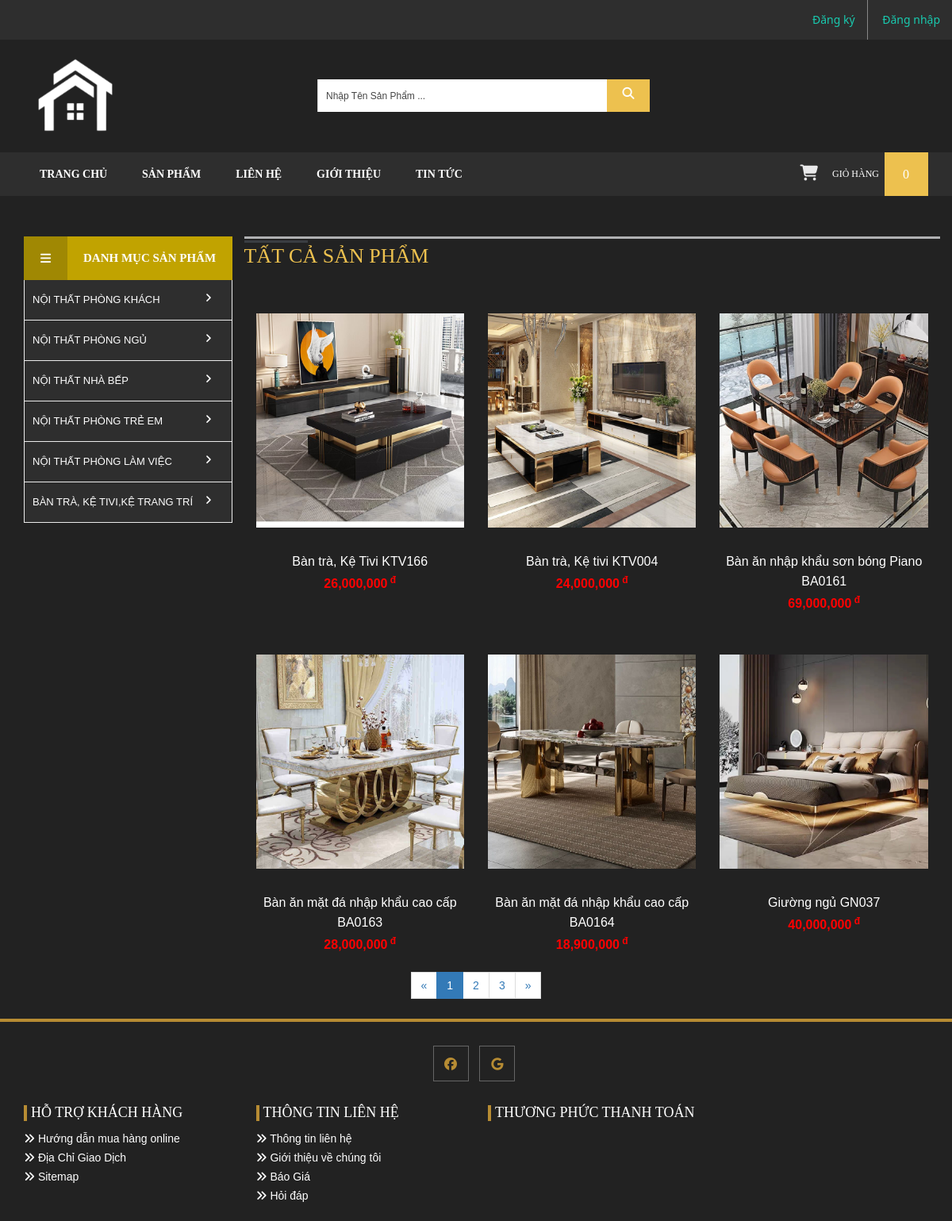
The page /product.php on the database its author committed.
### tables this page shows
CREATE TABLE `category` (
  `id` int(11) NOT NULL,
  `name` varchar(100) DEFAULT NULL,
  `parent` int(11) DEFAULT 0,
  `status` tinyint(1) DEFAULT 1
);

CREATE TABLE `product` (
  `id` int(11) NOT NULL,
  `category_id` int(11) DEFAULT NULL,
  `name` varchar(200) DEFAULT NULL,
  `image` varchar(200) DEFAULT NULL,
  `content` text DEFAULT NULL,
  `price` float DEFAULT 0,
  `sale_price` float DEFAULT 0,
  `created` datetime DEFAULT current_timestamp(),
  `status` tinyint(1) DEFAULT 1
);

### sql/card.funcion.php (called while the page is built, shortened)
<?php
 function tong_so_luong(){
 	$tong = 0;
 	$gio_hang = isset($_SESSION['gio-hang']) ? $_SESSION['gio-hang'] : [];
   return $tong;
}
 ?>

### product.php (the view, shortened to what this page needs)
<?php include'header.php'; ?>
            <section class="main-content-section">
                <div class="container">
                    <div class="row">
                        <?php include('left.php'); ?>
                    <?php
                    $qr =  mysqli_query($conn,"SELECT * FROM product Where status = 1 ORDER BY created DESC ");
                    $total = mysqli_num_rows($qr);
                    $show = 6;
                    $total_page = ceil($total/$show);
                    $pageht = isset($_GET['page']) ? $_GET['page'] : 1;
                     $start = ($pageht-1)*$show;
                    $next = $pageht <  $total_page ?  $pageht +1 : $total_page;
                    $prev = $pageht >  1 ?  $pageht - 1 :1;
                  $newProduct =mysqli_query($conn,"SELECT * FROM product Where status = 1 ORDER BY created DESC LIMIT $start, $show");
                     ?>
                        <div class="col-lg-9 col-md-9 col-sm-9 col-xs-12" >
                                <div class="row">
                                    <div class="left-title-area">
                                <h2 class="left-title">Tất Cả Sản Phẩm</h2>
                            </div>
                            <?php foreach ($newProduct as $pronp) {
                                                            ?>
                        <div class="col-lg-4 col-md-4 col-sm-6 col-xs-12 laster-shop-item" >
                            <div class="laster-thumb">
                                <img src="uploads/<?php echo $pronp['image'] ?>">
                                <span class="tz-shop-meta">
                                </span>
                            </div>
                            <h6><a href=""><?php echo $pronp['name']; ?></a></h6>
                            <small style="color: red"><?php echo number_format($pronp['price']);  ?><sup> đ</sup> </small>
                        </div>
                        <?php  } ?>
                    </div>
                </div>
                </div>
            </div>
            <div class="chantrang" align="center">
                <ul class="pagination">
                <li><a href="?page=<?php echo $prev; ?>">&laquo;</a></li>
                <?php for ($i = 1; $i <= $total_page; $i++) :
                    $class_active = ($i == $pageht) ? ' class="active"' : '';
                 ?>
                <li <?php echo $class_active; ?>><a href="?page=<?php echo $i; ?>"><?php echo $i; ?></a></li>
                <?php endfor ?>
                <li><a href="?page=<?php echo $next; ?>">&raquo;</a></li>
            </ul>
            </div>
    </section>
<?php include'footer.php'; ?>

### header.php (shortened to what this page needs)
<?php
include'sql/card.funcion.php';
?>
<!doctype html>
<html lang="en">
<head>
    <link rel="stylesheet" href="https://cdnjs.cloudflare.com/ajax/libs/font-awesome/6.4.2/css/all.min.css">
    <link rel="stylesheet" href="https://cdnjs.cloudflare.com/ajax/libs/font-awesome/6.4.2/css/all.min.css">
    <link rel="stylesheet" href="css/nivo-slider.css">
    <link rel="stylesheet" href="css/bootstrap.min.css">
    <link rel="stylesheet" href="css/normalize.css">
    <link rel="stylesheet" href="css/style.css">
    <link rel="stylesheet" href="css/responsive.css">
</head>
<body class="index-2">
<div id="topmenu">
    <div class="topmenu_nav">
        <ul class="ul_nav">
            <?php
            if (isset($_SESSION["name"]))
            {
                ?>
                <li><a href="khachhang.php">Chào <?=$_SESSION["name"]?></a></li>
                <li><a href="logout.php">Đăng xuất</a></li>
                <?php
            }
            else
            {
                ?>
                <li><a href="register.php">Đăng ký</a></li>
                <li><a href="login-reg.php">Đăng nhập</a></li>
                <?php
            }
            ?>
        </ul>
    </div>
</div>
<section class="header-middle">
    <div class="container">
        <div class="row">
            <div class="col-sm-12">
                <div class="col-xs-12 col-sm-12 col-md-3 col-lg-2">
                    <div class="logo">
                        <a href="index.php"><img src="img/logo1.png" alt="myhome logo" /></a>
                    </div>
                </div>
                <div class="categorys-product-search">
                    <form action="search.php" method="GET" class="search-form-cat" >
                        <div class="search-product form-group">
                            <input type="text" class="form-control search-form" name="ten_sp" placeholder="Nhập Tên Sản Phẩm ... " required="" />
                            <button class="search-button" type="submit">
                                <i class="fa fa-search"></i>
                            </button>
                        </div>
                    </form>
                </div>
            </div>
        </div>
    </div>
</section>
<header class="main-menu-area">
    <div class="container">
        <div class="row">
            <div class="col-lg-3 col-md-3 col-sm-12 col-xs-12 pull-right shopingcartarea">
                <div class="shopping-cart-out pull-right">
                    <div class="shopping-cart">
                        <a class="shop-link" href="shop-cart.php" title="View my shopping cart">
                            <i class="fa fa-shopping-cart cart-icon"></i>
                            <b>Giỏ Hàng</b>
                            <span class="ajax-cart-quantity"><?php echo tong_so_luong();?></span>
                        </a>
                    </div>
                </div>
            </div>
            <div class="col-lg-9 col-md-9 col-sm-12 col-xs-12 no-padding-right menuarea">
                <div class="mainmenu">
                    <nav>
                        <ul class="list-inline mega-menu">
                            <li class="active"><a href="index.php">Trang Chủ</a></li>
                            <li><a href="product.php">Sản Phẩm</a>
                            </li>
                            <li>
                                <a href="">Liên Hệ</a>
                            </li>
                            <li>
                                <a href="">Giới Thiệu</a>
                            </li>
                            <li>
                                <a href="">Tin Tức</a>
                            </li>
                        </ul>
                    </nav>
                </div>
            </div>
        </div>
        <div class="row">
            <div class="col-sm-12 mobile-menu-area">
            </div>
        </div>
    </div>
</header>

### left.php
<?php include'sql/connect.php'; ?>
<?php
    $cats =   mysqli_query($conn,"SELECT c.id,c.name FROM category c LEFT JOIN product p on c.id = p.category_id WHERE c.status = 1
    GROUP BY c.id,c.name,p.category_id");
    ?>
    <div class="col-lg-3 col-md-3 col-sm-3 col-xs-12 hidden-xs">
    <div class="left-category-menu">
        <div class="left-product-cat">
            <div class="category-heading">
                <h2>Danh Mục Sản Phẩm</h2>
            </div>
            <div class="category-menu-list">
                <ul>
                    <?php
                    foreach ($cats as $cat) {
                    ?>
                    <li>
                        <a href="category.php?id=<?php echo $cat['id'] ?>"><i class="fa-solid fa-angle-right"></i><?php echo $cat['name'];?></a>
                    </li>
                        <?php } ?>
                </ul>
            </div>
        </div>
    </div>
</div>

### footer.php (shortened to what this page needs)
<footer class="nb-footer">
	<div class="container">
		<div class="row">
			<div class="col-sm-12">
				<div class="about">
					<div class="social-media">
						<ul class="list-inline">
							<li><a href="#" title=""><i class="fa-brands fa-facebook"></i></a></li>
							<li><a href="#" title=""><i class="fa-brands fa-google"></i></a></li>
						</ul>
					</div>
				</div>
			</div>
			<div class="col-md-3 col-sm-6">
				<div class="footer-info-single">
					<h2 class="title">Hỗ trợ khách hàng</h2>
					<ul class="list-unstyled">
						<li><a href="#" title=""><i class="fa fa-angle-double-right"></i> Hướng dẫn mua hàng online</a></li>
						<li><a href="#" title=""><i class="fa fa-angle-double-right"></i> Địa Chỉ Giao Dịch</a></li>
						<li><a href="#" title=""><i class="fa fa-angle-double-right"></i> Sitemap</a></li>
					</ul>
				</div>
			</div>
			<div class="col-md-3 col-sm-6">
				<div class="footer-info-single">
					<h2 class="title">Thông Tin Liên Hệ</h2>
					<ul class="list-unstyled">
						<li><a href="#" title=""><i class="fa fa-angle-double-right"></i> Thông tin liên hệ</a></li>
						<li><a href="about.php" title=""><i class="fa fa-angle-double-right"></i> Giới thiệu về chúng tôi</a></li>
						<li><a href="#" title=""><i class="fa fa-angle-double-right"></i> Báo Giá</a></li>
						<li><a href="#" title=""><i class="fa fa-angle-double-right"></i> Hỏi đáp</a></li>
					</ul>
				</div>
			</div>
			<div class="col-md-3 col-sm-6">
				<div class="footer-info-single">
					<h2 class="title">Thương Phức Thanh Toán</h2>
				</div>
			</div>
		</div>
	</div>
	</footer>
</body>
	</html>
</body>
</html>

### header.php (style rules this page uses)
input[type="text"], input[type="password"] { display: inline-block; }

### rows shown on the page
category: name "NỘI THẤT PHÒNG KHÁCH"
category: name "NỘI THẤT PHÒNG NGỦ"
category: name "NỘI THẤT NHÀ BẾP"
category: name "NỘI THẤT PHÒNG TRẺ EM"
category: name "NỘI THẤT PHÒNG LÀM VIỆC"
category: name "BÀN TRÀ, KỆ TIVI,KỆ TRANG TRÍ"
product: image (picture), name "Bàn trà, Kệ Tivi KTV166", price "26,000,000"
product: image (picture), name "Bàn trà, Kệ tivi KTV004", price "24,000,000"
product: image (picture), name "Bàn ăn nhập khẩu sơn bóng Piano BA0161", price "69,000,000"
product: image (picture), name "Bàn ăn mặt đá nhập khẩu cao cấp BA0163", price "28,000,000"
product: image (picture), name "Bàn ăn mặt đá nhập khẩu cao cấp BA0164", price "18,900,000"
product: image (picture), name "Giường ngủ GN037", price "40,000,000"

### other values the page prints
tong_so_luong() "0"
